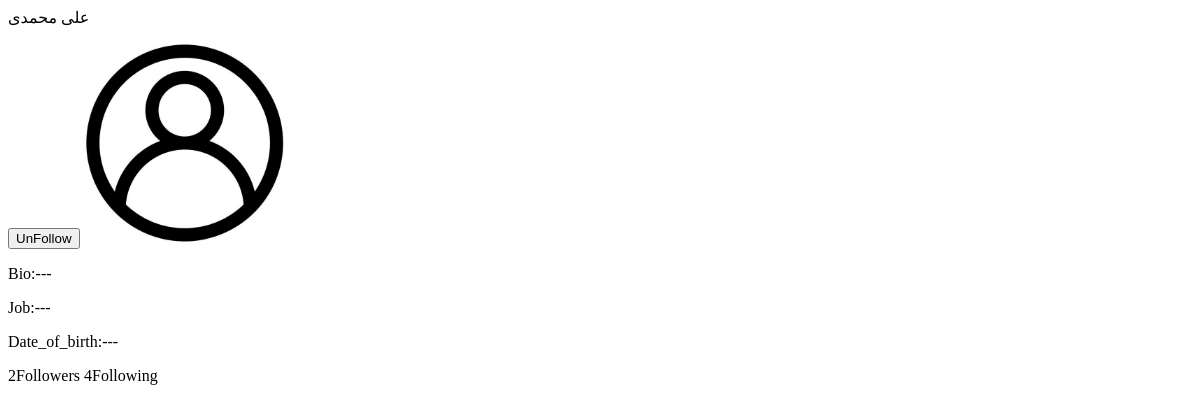
/users/ali (signed in), run on an earlier commit of the app's database.
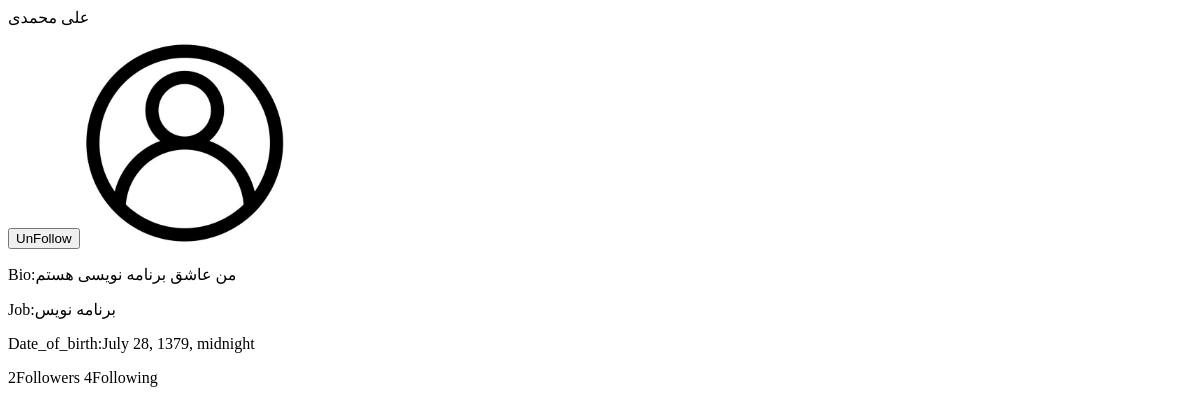
And on a later commit of the database.
### social/models.py (models this page shows)
class User(AbstractUser):
    date_of_birth=models.DateTimeField(verbose_name="تاریخ تولد", blank=True, null=True)
    bio=models.TextField(verbose_name=" بایو ", blank=True, null=True )
    photo=models.ImageField(verbose_name="تصاویر",upload_to="account_images/",null=True, blank=True)
    job=models.CharField(max_length=250,verbose_name="شغل", blank=True, null=True)
    phone=models.CharField(verbose_name="شماره تلفن",max_length=11, blank=True, null=True)
    following=models.ManyToManyField('self',through='Contact',related_name="followers",symmetrical=False)

### social/views.py (the view)
# urls.py: path('users/<username>',views.user_detail,name='user_detail'),
@login_required
def user_detail(request,username):
    user=get_object_or_404(User, username=username, is_active=True)
    return render(request, 'user/user_detail.html',{'user':user})

### social/templates/user/user_detail.html (shortened to what this page needs)
{% load thumbnail%}
{% load static %}
<p>{{user.get_full_name}}</p>
    <button class="follow-button">
        {% if request.user in user.followers.all %}
            UnFollow
        {%else%}
            Follow
        {% endif %}
    </button>
{% if user.photo %}
    <a href="{{ user.photo.url }}">
        <img src="{% thumbnail user.photo 200x0 quality=80 %}">
    </a>
{% else %}
<img src="{% static 'images/profile/avatar.jpg'%}" width="200px;">
{% endif %}
    <p>Bio:{{user.bio|default:'---'}}</p>
    <p>Job:{{user.job|default:'---'}}</p>
    <p>Date_of_birth:{{user.date_of_birth|default:'---'}}</p>
{% with total_followers=user.followers.count total_following=user.following.count %}
    <span class="followers-count">{{total_followers}}Follower{{total_followers|pluralize }}</span>
    <span class="following-count">{{total_following}}Following</span>
{% endwith %}

What changed in the data, as far as the page shows it:
changed User "علی محمدی": bio "---" → "من عاشق برنامه نویسی هستم"; job "---" → "برنامه نویس"; date_of_birth "---" → "July 28, 1379, midnight"
